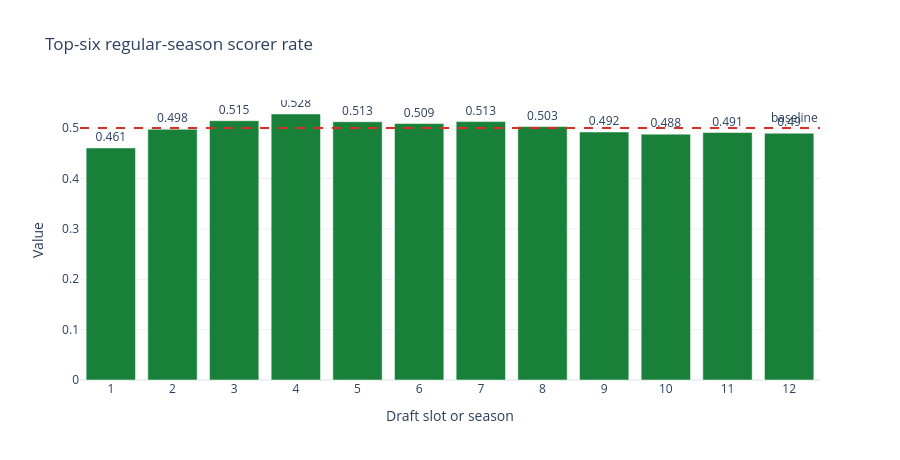

The notebook cell this image was saved under:
### Markdown cell above
### What this cell does

- Plots the requested top-six regular-season scoring rate by slot.

### Code cell
# CELL [7 top-six-chart]
svg_bar(ROOT / 'artifacts/eda_04_top_six_by_slot.svg', 'Top-six regular-season scorer rate', [str(x['draft_slot']) for x in summary], [x['top_6_rate'] for x in summary], baseline=0.5, color='#188038');

### Figure 1 — Plotly figure (JSON) as saved in the notebook; plotly's stock layout.template omitted (floating-point values rounded to 4 significant figures)
{"data": [{"marker": {"color": "#188038"}, "text": ["0.461", "0.498", "0.515", "0.528", "0.513", "0.509", "0.513", "0.503", "0.492", "0.488", "0.491", "0.49"], "textposition": "outside", "type": "bar", "x": ["1", "2", "3", "4", "5", "6", "7", "8", "9", "10", "11", "12"], "y": [0.4606, 0.4977, 0.5147, 0.528, 0.5126, 0.5091, 0.5129, 0.503, 0.4923, 0.4881, 0.4912, 0.4898]}], "layout": {"annotations": [{"showarrow": false, "text": "baseline", "x": 1, "xanchor": "right", "xref": "x domain", "y": 0.5, "yanchor": "bottom", "yref": "y"}], "height": 460, "shapes": [{"line": {"color": "#d93025", "dash": "dash"}, "type": "line", "x0": 0, "x1": 1, "xref": "x domain", "y0": 0.5, "y1": 0.5, "yref": "y"}], "showlegend": false, "title": {"text": "Top-six regular-season scorer rate"}, "xaxis": {"title": {"text": "Draft slot or season"}}, "yaxis": {"title": {"text": "Value"}}}}
